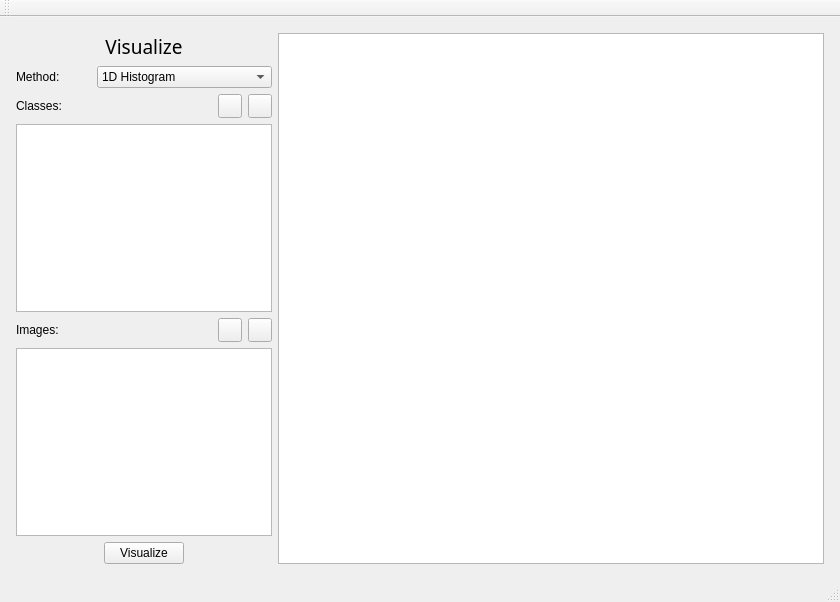
<?xml version="1.0" encoding="UTF-8"?>
<ui version="4.0">
 <class>CMPClass</class>
 <widget class="QMainWindow" name="CMPClass">
  <property name="geometry">
   <rect>
    <x>0</x>
    <y>0</y>
    <width>840</width>
    <height>602</height>
   </rect>
  </property>
  <property name="windowTitle">
   <string>CMP</string>
  </property>
  <widget class="QWidget" name="centralWidget">
   <layout class="QHBoxLayout" name="horizontalLayout_12">
    <property name="spacing">
     <number>5</number>
    </property>
    <property name="margin">
     <number>5</number>
    </property>
    <item>
     <widget class="QStackedWidget" name="stackedWidget">
      <property name="currentIndex">
       <number>3</number>
      </property>
      <widget class="QWidget" name="importPage">
       <layout class="QHBoxLayout" name="horizontalLayout_3" stretch="0,1">
        <item>
         <layout class="QVBoxLayout" name="verticalLayout">
          <item>
           <widget class="QLabel" name="label_4">
            <property name="minimumSize">
             <size>
              <width>256</width>
              <height>0</height>
             </size>
            </property>
            <property name="font">
             <font>
              <family>Arial Black</family>
              <pointsize>14</pointsize>
             </font>
            </property>
            <property name="text">
             <string>Import</string>
            </property>
            <property name="scaledContents">
             <bool>false</bool>
            </property>
            <property name="alignment">
             <set>Qt::AlignCenter</set>
            </property>
           </widget>
          </item>
          <item>
           <layout class="QHBoxLayout" name="horizontalLayout_2">
            <item>
             <widget class="QLabel" name="label_2">
              <property name="text">
               <string>Registered Images:</string>
              </property>
             </widget>
            </item>
            <item>
             <widget class="QToolButton" name="addButton">
              <property name="minimumSize">
               <size>
                <width>24</width>
                <height>24</height>
               </size>
              </property>
              <property name="maximumSize">
               <size>
                <width>24</width>
                <height>24</height>
               </size>
              </property>
              <property name="toolTip">
               <string>Add</string>
              </property>
              <property name="statusTip">
               <string>Add images</string>
              </property>
              <property name="text">
               <string/>
              </property>
              <property name="icon">
               <iconset resource="cmp.qrc">
                <normaloff>:/CMP/Resources/add.png</normaloff>:/CMP/Resources/add.png</iconset>
              </property>
             </widget>
            </item>
            <item>
             <widget class="QToolButton" name="deleteButton">
              <property name="minimumSize">
               <size>
                <width>24</width>
                <height>24</height>
               </size>
              </property>
              <property name="maximumSize">
               <size>
                <width>24</width>
                <height>24</height>
               </size>
              </property>
              <property name="toolTip">
               <string>Remove</string>
              </property>
              <property name="statusTip">
               <string>Remove images</string>
              </property>
              <property name="text">
               <string/>
              </property>
              <property name="icon">
               <iconset resource="cmp.qrc">
                <normaloff>:/CMP/Resources/remove.png</normaloff>:/CMP/Resources/remove.png</iconset>
              </property>
             </widget>
            </item>
           </layout>
          </item>
          <item>
           <widget class="QImageList" name="imageListWidget">
            <property name="minimumSize">
             <size>
              <width>256</width>
              <height>0</height>
             </size>
            </property>
           </widget>
          </item>
         </layout>
        </item>
        <item>
         <widget class="QPreviewWidget" name="imageDisplay"/>
        </item>
       </layout>
      </widget>
      <widget class="QWidget" name="prefilterPage">
       <layout class="QHBoxLayout" name="horizontalLayout_8" stretch="0,1">
        <item>
         <layout class="QVBoxLayout" name="verticalLayout_2">
          <item>
           <widget class="QLabel" name="label_15">
            <property name="minimumSize">
             <size>
              <width>256</width>
              <height>0</height>
             </size>
            </property>
            <property name="font">
             <font>
              <family>Arial Black</family>
              <pointsize>14</pointsize>
             </font>
            </property>
            <property name="text">
             <string>PreFilter</string>
            </property>
            <property name="scaledContents">
             <bool>false</bool>
            </property>
            <property name="alignment">
             <set>Qt::AlignCenter</set>
            </property>
           </widget>
          </item>
          <item>
           <layout class="QHBoxLayout" name="horizontalLayout_9">
            <item>
             <widget class="QLabel" name="label_12">
              <property name="text">
               <string>Kernel Size:</string>
              </property>
             </widget>
            </item>
            <item>
             <widget class="QSpinBox" name="kernelSizeCB">
              <property name="minimum">
               <number>1</number>
              </property>
              <property name="maximum">
               <number>100</number>
              </property>
              <property name="value">
               <number>10</number>
              </property>
             </widget>
            </item>
           </layout>
          </item>
          <item>
           <layout class="QHBoxLayout" name="horizontalLayout_13">
            <item>
             <widget class="QLabel" name="label_13">
              <property name="text">
               <string>Color Sigma:</string>
              </property>
             </widget>
            </item>
            <item>
             <widget class="QDoubleSpinBox" name="colorSigmaCB">
              <property name="decimals">
               <number>1</number>
              </property>
              <property name="minimum">
               <double>0.100000000000000</double>
              </property>
              <property name="value">
               <double>50.000000000000000</double>
              </property>
             </widget>
            </item>
           </layout>
          </item>
          <item>
           <layout class="QHBoxLayout" name="horizontalLayout_15">
            <item>
             <widget class="QLabel" name="label_14">
              <property name="text">
               <string>Space Sigma:</string>
              </property>
             </widget>
            </item>
            <item>
             <widget class="QDoubleSpinBox" name="spaceSigmaCB">
              <property name="decimals">
               <number>1</number>
              </property>
              <property name="minimum">
               <double>0.100000000000000</double>
              </property>
              <property name="maximum">
               <double>100.000000000000000</double>
              </property>
              <property name="value">
               <double>50.000000000000000</double>
              </property>
             </widget>
            </item>
           </layout>
          </item>
          <item>
           <layout class="QHBoxLayout" name="horizontalLayout_16">
            <item>
             <spacer name="horizontalSpacer_7">
              <property name="orientation">
               <enum>Qt::Horizontal</enum>
              </property>
              <property name="sizeHint" stdset="0">
               <size>
                <width>40</width>
                <height>20</height>
               </size>
              </property>
             </spacer>
            </item>
            <item>
             <widget class="QPushButton" name="smoothButton">
              <property name="maximumSize">
               <size>
                <width>100</width>
                <height>16777215</height>
               </size>
              </property>
              <property name="text">
               <string>Smooth</string>
              </property>
             </widget>
            </item>
            <item>
             <widget class="QPushButton" name="resetSmoothButton">
              <property name="text">
               <string>Reset</string>
              </property>
             </widget>
            </item>
            <item>
             <spacer name="horizontalSpacer_8">
              <property name="orientation">
               <enum>Qt::Horizontal</enum>
              </property>
              <property name="sizeHint" stdset="0">
               <size>
                <width>40</width>
                <height>20</height>
               </size>
              </property>
             </spacer>
            </item>
           </layout>
          </item>
          <item>
           <spacer name="verticalSpacer">
            <property name="orientation">
             <enum>Qt::Vertical</enum>
            </property>
            <property name="sizeHint" stdset="0">
             <size>
              <width>20</width>
              <height>40</height>
             </size>
            </property>
           </spacer>
          </item>
         </layout>
        </item>
        <item>
         <widget class="QPreviewWidget" name="filterDisplay"/>
        </item>
       </layout>
      </widget>
      <widget class="QWidget" name="clusterPage">
       <layout class="QHBoxLayout" name="horizontalLayout_11" stretch="0,1">
        <item>
         <layout class="QVBoxLayout" name="verticalLayout_3">
          <item>
           <widget class="QLabel" name="label">
            <property name="minimumSize">
             <size>
              <width>256</width>
              <height>0</height>
             </size>
            </property>
            <property name="font">
             <font>
              <family>Arial Black</family>
              <pointsize>14</pointsize>
             </font>
            </property>
            <property name="text">
             <string>Cluster</string>
            </property>
            <property name="alignment">
             <set>Qt::AlignCenter</set>
            </property>
           </widget>
          </item>
          <item>
           <layout class="QHBoxLayout" name="horizontalLayout_7">
            <item>
             <widget class="QLabel" name="label_8">
              <property name="text">
               <string>Method:</string>
              </property>
             </widget>
            </item>
            <item>
             <widget class="QComboBox" name="clusterMethodCB">
              <property name="minimumSize">
               <size>
                <width>80</width>
                <height>0</height>
               </size>
              </property>
              <item>
               <property name="text">
                <string>K-Means</string>
               </property>
              </item>
              <item>
               <property name="text">
                <string>SVM</string>
               </property>
              </item>
             </widget>
            </item>
           </layout>
          </item>
          <item>
           <layout class="QHBoxLayout" name="horizontalLayout_4">
            <item>
             <widget class="QLabel" name="label_3">
              <property name="text">
               <string>Number of clusters:</string>
              </property>
             </widget>
            </item>
            <item>
             <widget class="QSpinBox" name="clusterNumSB">
              <property name="maximum">
               <number>200</number>
              </property>
             </widget>
            </item>
           </layout>
          </item>
          <item>
           <layout class="QHBoxLayout" name="horizontalLayout">
            <item>
             <widget class="QLabel" name="label_6">
              <property name="text">
               <string>Number of iterations:</string>
              </property>
             </widget>
            </item>
            <item>
             <widget class="QSpinBox" name="itersSB">
              <property name="minimum">
               <number>1</number>
              </property>
              <property name="value">
               <number>20</number>
              </property>
             </widget>
            </item>
           </layout>
          </item>
          <item>
           <layout class="QHBoxLayout" name="horizontalLayout_5">
            <item>
             <widget class="QLabel" name="label_7">
              <property name="text">
               <string>Accuracy:</string>
              </property>
             </widget>
            </item>
            <item>
             <widget class="QDoubleSpinBox" name="accuracySB">
              <property name="decimals">
               <number>1</number>
              </property>
              <property name="minimum">
               <double>0.100000000000000</double>
              </property>
              <property name="singleStep">
               <double>0.100000000000000</double>
              </property>
              <property name="value">
               <double>1.000000000000000</double>
              </property>
             </widget>
            </item>
           </layout>
          </item>
          <item>
           <layout class="QHBoxLayout" name="horizontalLayout_10" stretch="0,1,0,0">
            <item>
             <widget class="QLabel" name="label_9">
              <property name="text">
               <string>Mask:</string>
              </property>
             </widget>
            </item>
            <item>
             <spacer name="horizontalSpacer_6">
              <property name="orientation">
               <enum>Qt::Horizontal</enum>
              </property>
              <property name="sizeHint" stdset="0">
               <size>
                <width>40</width>
                <height>20</height>
               </size>
              </property>
             </spacer>
            </item>
            <item>
             <widget class="QToolButton" name="clusterCheckButton">
              <property name="minimumSize">
               <size>
                <width>24</width>
                <height>24</height>
               </size>
              </property>
              <property name="maximumSize">
               <size>
                <width>24</width>
                <height>24</height>
               </size>
              </property>
              <property name="toolTip">
               <string>Check All</string>
              </property>
              <property name="statusTip">
               <string>Check all masks</string>
              </property>
              <property name="text">
               <string/>
              </property>
              <property name="icon">
               <iconset resource="cmp.qrc">
                <normaloff>:/CMP/Resources/select.png</normaloff>:/CMP/Resources/select.png</iconset>
              </property>
             </widget>
            </item>
            <item>
             <widget class="QToolButton" name="clusterUncheckButton">
              <property name="minimumSize">
               <size>
                <width>24</width>
                <height>24</height>
               </size>
              </property>
              <property name="maximumSize">
               <size>
                <width>24</width>
                <height>24</height>
               </size>
              </property>
              <property name="toolTip">
               <string>Uncheck All</string>
              </property>
              <property name="statusTip">
               <string>Uncheck all masks</string>
              </property>
              <property name="text">
               <string/>
              </property>
              <property name="icon">
               <iconset resource="cmp.qrc">
                <normaloff>:/CMP/Resources/unselect.png</normaloff>:/CMP/Resources/unselect.png</iconset>
              </property>
             </widget>
            </item>
           </layout>
          </item>
          <item>
           <widget class="QListWidget" name="clusterListWidget"/>
          </item>
          <item>
           <layout class="QHBoxLayout" name="horizontalLayout_6">
            <item>
             <spacer name="horizontalSpacer_3">
              <property name="orientation">
               <enum>Qt::Horizontal</enum>
              </property>
              <property name="sizeHint" stdset="0">
               <size>
                <width>40</width>
                <height>20</height>
               </size>
              </property>
             </spacer>
            </item>
            <item>
             <widget class="QPushButton" name="clusterButton">
              <property name="maximumSize">
               <size>
                <width>100</width>
                <height>16777215</height>
               </size>
              </property>
              <property name="text">
               <string>Cluster</string>
              </property>
             </widget>
            </item>
            <item>
             <spacer name="horizontalSpacer_4">
              <property name="orientation">
               <enum>Qt::Horizontal</enum>
              </property>
              <property name="sizeHint" stdset="0">
               <size>
                <width>40</width>
                <height>20</height>
               </size>
              </property>
             </spacer>
            </item>
           </layout>
          </item>
         </layout>
        </item>
        <item>
         <widget class="QPreviewWidget" name="clusterDisplay"/>
        </item>
       </layout>
      </widget>
      <widget class="QWidget" name="visualizePage">
       <layout class="QHBoxLayout" name="horizontalLayout_20" stretch="0,1">
        <item>
         <layout class="QVBoxLayout" name="verticalLayout_4">
          <item>
           <widget class="QLabel" name="label_5">
            <property name="minimumSize">
             <size>
              <width>256</width>
              <height>0</height>
             </size>
            </property>
            <property name="font">
             <font>
              <family>Arial Black</family>
              <pointsize>14</pointsize>
             </font>
            </property>
            <property name="text">
             <string>Visualize</string>
            </property>
            <property name="alignment">
             <set>Qt::AlignCenter</set>
            </property>
           </widget>
          </item>
          <item>
           <layout class="QHBoxLayout" name="horizontalLayout_17" stretch="0,0">
            <item>
             <widget class="QLabel" name="label_10">
              <property name="sizePolicy">
               <sizepolicy hsizetype="Preferred" vsizetype="Preferred">
                <horstretch>0</horstretch>
                <verstretch>0</verstretch>
               </sizepolicy>
              </property>
              <property name="text">
               <string>Method:</string>
              </property>
             </widget>
            </item>
            <item>
             <widget class="QComboBox" name="visMethodCB">
              <item>
               <property name="text">
                <string>1D Histogram</string>
               </property>
              </item>
              <item>
               <property name="text">
                <string>1D Histogram (Log)</string>
               </property>
              </item>
              <item>
               <property name="text">
                <string>2D Scatterplot</string>
               </property>
              </item>
              <item>
               <property name="text">
                <string>2D Scatterplot (Log)</string>
               </property>
              </item>
              <item>
               <property name="text">
                <string>2D Scatterplot Matrix</string>
               </property>
              </item>
              <item>
               <property name="text">
                <string>2D Scatterplot Matrix (Log)</string>
               </property>
              </item>
             </widget>
            </item>
           </layout>
          </item>
          <item>
           <layout class="QHBoxLayout" name="horizontalLayout_18">
            <item>
             <widget class="QLabel" name="label_11">
              <property name="text">
               <string>Classes:</string>
              </property>
             </widget>
            </item>
            <item>
             <spacer name="horizontalSpacer_12">
              <property name="orientation">
               <enum>Qt::Horizontal</enum>
              </property>
              <property name="sizeHint" stdset="0">
               <size>
                <width>40</width>
                <height>20</height>
               </size>
              </property>
             </spacer>
            </item>
            <item>
             <widget class="QToolButton" name="visClassCheckButton">
              <property name="minimumSize">
               <size>
                <width>24</width>
                <height>24</height>
               </size>
              </property>
              <property name="maximumSize">
               <size>
                <width>24</width>
                <height>24</height>
               </size>
              </property>
              <property name="toolTip">
               <string>Check All</string>
              </property>
              <property name="statusTip">
               <string>Check all classes</string>
              </property>
              <property name="text">
               <string/>
              </property>
              <property name="icon">
               <iconset resource="cmp.qrc">
                <normaloff>:/CMP/Resources/select.png</normaloff>:/CMP/Resources/select.png</iconset>
              </property>
             </widget>
            </item>
            <item>
             <widget class="QToolButton" name="visClassUncheckButton">
              <property name="minimumSize">
               <size>
                <width>24</width>
                <height>24</height>
               </size>
              </property>
              <property name="maximumSize">
               <size>
                <width>24</width>
                <height>24</height>
               </size>
              </property>
              <property name="toolTip">
               <string>Uncheck All</string>
              </property>
              <property name="statusTip">
               <string>Uncheck all classes</string>
              </property>
              <property name="text">
               <string/>
              </property>
              <property name="icon">
               <iconset resource="cmp.qrc">
                <normaloff>:/CMP/Resources/unselect.png</normaloff>:/CMP/Resources/unselect.png</iconset>
              </property>
             </widget>
            </item>
           </layout>
          </item>
          <item>
           <widget class="QListWidget" name="visClassListWidget"/>
          </item>
          <item>
           <layout class="QHBoxLayout" name="horizontalLayout_19">
            <item>
             <widget class="QLabel" name="label_16">
              <property name="text">
               <string>Images:</string>
              </property>
             </widget>
            </item>
            <item>
             <spacer name="horizontalSpacer_13">
              <property name="orientation">
               <enum>Qt::Horizontal</enum>
              </property>
              <property name="sizeHint" stdset="0">
               <size>
                <width>40</width>
                <height>20</height>
               </size>
              </property>
             </spacer>
            </item>
            <item>
             <widget class="QToolButton" name="visImageCheckButton">
              <property name="minimumSize">
               <size>
                <width>24</width>
                <height>24</height>
               </size>
              </property>
              <property name="maximumSize">
               <size>
                <width>24</width>
                <height>24</height>
               </size>
              </property>
              <property name="toolTip">
               <string>Check All</string>
              </property>
              <property name="statusTip">
               <string>Check all images</string>
              </property>
              <property name="text">
               <string/>
              </property>
              <property name="icon">
               <iconset resource="cmp.qrc">
                <normaloff>:/CMP/Resources/select.png</normaloff>:/CMP/Resources/select.png</iconset>
              </property>
             </widget>
            </item>
            <item>
             <widget class="QToolButton" name="visImageUncheckButton">
              <property name="minimumSize">
               <size>
                <width>24</width>
                <height>24</height>
               </size>
              </property>
              <property name="maximumSize">
               <size>
                <width>24</width>
                <height>24</height>
               </size>
              </property>
              <property name="toolTip">
               <string>Uncheck All</string>
              </property>
              <property name="statusTip">
               <string>Uncheck all images</string>
              </property>
              <property name="text">
               <string/>
              </property>
              <property name="icon">
               <iconset resource="cmp.qrc">
                <normaloff>:/CMP/Resources/unselect.png</normaloff>:/CMP/Resources/unselect.png</iconset>
              </property>
             </widget>
            </item>
           </layout>
          </item>
          <item>
           <widget class="QListWidget" name="visImageListWidget"/>
          </item>
          <item>
           <layout class="QHBoxLayout" name="horizontalLayout_14">
            <item>
             <spacer name="horizontalSpacer_9">
              <property name="orientation">
               <enum>Qt::Horizontal</enum>
              </property>
              <property name="sizeHint" stdset="0">
               <size>
                <width>40</width>
                <height>20</height>
               </size>
              </property>
             </spacer>
            </item>
            <item>
             <widget class="QPushButton" name="visualizeButton">
              <property name="sizePolicy">
               <sizepolicy hsizetype="Minimum" vsizetype="Fixed">
                <horstretch>0</horstretch>
                <verstretch>0</verstretch>
               </sizepolicy>
              </property>
              <property name="minimumSize">
               <size>
                <width>80</width>
                <height>0</height>
               </size>
              </property>
              <property name="text">
               <string>Visualize</string>
              </property>
             </widget>
            </item>
            <item>
             <spacer name="horizontalSpacer_10">
              <property name="orientation">
               <enum>Qt::Horizontal</enum>
              </property>
              <property name="sizeHint" stdset="0">
               <size>
                <width>40</width>
                <height>20</height>
               </size>
              </property>
             </spacer>
            </item>
           </layout>
          </item>
         </layout>
        </item>
        <item>
         <widget class="QVTKWidget" name="vtkWidget" native="true">
          <property name="minimumSize">
           <size>
            <width>512</width>
            <height>512</height>
           </size>
          </property>
         </widget>
        </item>
       </layout>
      </widget>
      <widget class="QWidget" name="exportPage">
       <layout class="QHBoxLayout" name="horizontalLayout_23" stretch="0,1">
        <item>
         <layout class="QVBoxLayout" name="verticalLayout_5">
          <item>
           <widget class="QLabel" name="label_17">
            <property name="minimumSize">
             <size>
              <width>256</width>
              <height>0</height>
             </size>
            </property>
            <property name="font">
             <font>
              <family>Arial Black</family>
              <pointsize>14</pointsize>
             </font>
            </property>
            <property name="text">
             <string>Export</string>
            </property>
            <property name="alignment">
             <set>Qt::AlignCenter</set>
            </property>
           </widget>
          </item>
          <item>
           <layout class="QHBoxLayout" name="horizontalLayout_22">
            <item>
             <widget class="QLabel" name="label_18">
              <property name="text">
               <string>Classes:</string>
              </property>
             </widget>
            </item>
            <item>
             <spacer name="horizontalSpacer_16">
              <property name="orientation">
               <enum>Qt::Horizontal</enum>
              </property>
              <property name="sizeHint" stdset="0">
               <size>
                <width>40</width>
                <height>20</height>
               </size>
              </property>
             </spacer>
            </item>
            <item>
             <widget class="QToolButton" name="exportCheckButton">
              <property name="minimumSize">
               <size>
                <width>24</width>
                <height>24</height>
               </size>
              </property>
              <property name="maximumSize">
               <size>
                <width>24</width>
                <height>24</height>
               </size>
              </property>
              <property name="toolTip">
               <string>Check All</string>
              </property>
              <property name="statusTip">
               <string>Check all classes</string>
              </property>
              <property name="text">
               <string/>
              </property>
              <property name="icon">
               <iconset resource="cmp.qrc">
                <normaloff>:/CMP/Resources/select.png</normaloff>:/CMP/Resources/select.png</iconset>
              </property>
             </widget>
            </item>
            <item>
             <widget class="QToolButton" name="exportUncheckButton">
              <property name="minimumSize">
               <size>
                <width>24</width>
                <height>24</height>
               </size>
              </property>
              <property name="maximumSize">
               <size>
                <width>24</width>
                <height>24</height>
               </size>
              </property>
              <property name="toolTip">
               <string>Uncheck All</string>
              </property>
              <property name="statusTip">
               <string>Uncheck all classes</string>
              </property>
              <property name="text">
               <string/>
              </property>
              <property name="icon">
               <iconset resource="cmp.qrc">
                <normaloff>:/CMP/Resources/unselect.png</normaloff>:/CMP/Resources/unselect.png</iconset>
              </property>
             </widget>
            </item>
           </layout>
          </item>
          <item>
           <widget class="QListWidget" name="exportClassListWidget"/>
          </item>
          <item>
           <layout class="QHBoxLayout" name="horizontalLayout_21">
            <item>
             <spacer name="horizontalSpacer_14">
              <property name="orientation">
               <enum>Qt::Horizontal</enum>
              </property>
              <property name="sizeHint" stdset="0">
               <size>
                <width>40</width>
                <height>20</height>
               </size>
              </property>
             </spacer>
            </item>
            <item>
             <widget class="QPushButton" name="exportButton">
              <property name="sizePolicy">
               <sizepolicy hsizetype="Minimum" vsizetype="Fixed">
                <horstretch>0</horstretch>
                <verstretch>0</verstretch>
               </sizepolicy>
              </property>
              <property name="minimumSize">
               <size>
                <width>80</width>
                <height>0</height>
               </size>
              </property>
              <property name="text">
               <string>Export</string>
              </property>
             </widget>
            </item>
            <item>
             <spacer name="horizontalSpacer_15">
              <property name="orientation">
               <enum>Qt::Horizontal</enum>
              </property>
              <property name="sizeHint" stdset="0">
               <size>
                <width>40</width>
                <height>20</height>
               </size>
              </property>
             </spacer>
            </item>
           </layout>
          </item>
         </layout>
        </item>
        <item>
         <widget class="QPreviewWidget" name="exportDisplay"/>
        </item>
       </layout>
      </widget>
     </widget>
    </item>
   </layout>
  </widget>
  <widget class="QMenuBar" name="menuBar">
   <property name="geometry">
    <rect>
     <x>0</x>
     <y>0</y>
     <width>840</width>
     <height>22</height>
    </rect>
   </property>
  </widget>
  <widget class="QToolBar" name="mainToolBar">
   <property name="iconSize">
    <size>
     <width>32</width>
     <height>32</height>
    </size>
   </property>
   <property name="toolButtonStyle">
    <enum>Qt::ToolButtonTextUnderIcon</enum>
   </property>
   <attribute name="toolBarArea">
    <enum>TopToolBarArea</enum>
   </attribute>
   <attribute name="toolBarBreak">
    <bool>false</bool>
   </attribute>
  </widget>
  <widget class="QStatusBar" name="statusBar"/>
 </widget>
 <layoutdefault spacing="6" margin="11"/>
 <customwidgets>
  <customwidget>
   <class>QVTKWidget</class>
   <extends>QGraphicsView</extends>
   <header>QVTKWidget.h</header>
  </customwidget>
  <customwidget>
   <class>QImageList</class>
   <extends>QListWidget</extends>
   <header>widgets.h</header>
  </customwidget>
  <customwidget>
   <class>QPreviewWidget</class>
   <extends>QGraphicsView</extends>
   <header>widgets.h</header>
  </customwidget>
 </customwidgets>
 <resources>
  <include location="cmp.qrc"/>
 </resources>
 <connections/>
</ui>
